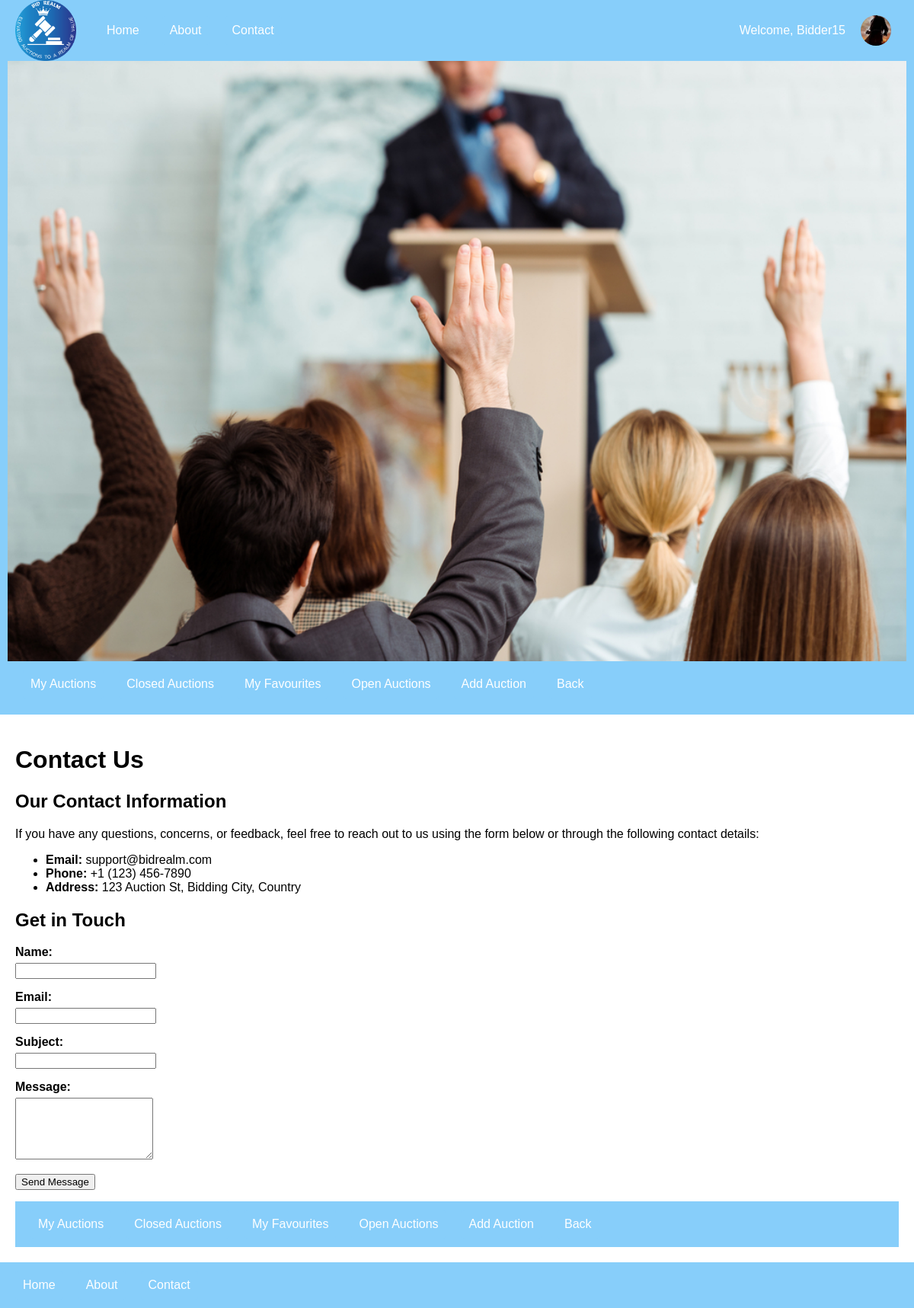
The app's page /auctions/contact_us/ (signed in) with its own data.
### users/models.py (models this page shows)
class CustomUser(AbstractUser):
    avatar = models.ImageField(upload_to='auction_pictures/avatars/', default='auction_pictures/avatars/default-avatar1.png')
    pass
    class Meta:
        permissions = [
        ]

### auctions/views.py (the view, shortened to what this page needs)
# urls.py: path('contact_us/', views.contact_us, name='contact_us'),
def contact_us(request):
    return render(request, 'contact_us.html')

### auctions/templates/contact_us.html (shortened to what this page needs)
{% extends 'base.html' %}
{% load static %}
{% block content %}
<div class="contact-us-container">
    <h1 id="contact_us_heading">Contact Us</h1>
    <section >
        <h2>Our Contact Information</h2>
        <p>If you have any questions, concerns, or feedback, feel free to reach out to us using the form below or through the following contact details:</p>
        <ul>
            <li><strong>Email:</strong> support@bidrealm.com</li>
            <li><strong>Phone:</strong> +1 (123) 456-7890</li>
            <li><strong>Address:</strong> 123 Auction St, Bidding City, Country</li>
        </ul>
    </section>
    <section class="form-group">
        <h2>Get in Touch</h2>
        <form method="post" action="{% url 'contact_us' %}">
            <div class="form-group">
                <label for="name">Name:</label>
                <input type="text" id="name" name="name" required>
            </div>
            <div class="form-group">
                <label for="email">Email:</label>
                <input type="email" id="email" name="email" required>
            </div>
            <div class="form-group">
                <label for="subject">Subject:</label>
                <input type="text" id="subject" name="subject" required>
            </div>
            <div class="form-group">
                <label for="message">Message:</label>
                <textarea id="message" name="message" rows="5" required></textarea>
            </div>
            <div>
                <button type="submit" class="submit-btn">Send Message</button>
            </div>
        </form>
    </section>
</div>
{% endblock %}

### auctions/templates/base.html (shortened to what this page needs)
{% load static %}
<!DOCTYPE html>
<html lang="en">
<head>
    <link rel="stylesheet" href="{% static 'css/style.css' %}">
    <link rel="stylesheet" href="https://cdnjs.cloudflare.com/ajax/libs/font-awesome/6.0.0/css/all.min.css">
    <link rel="stylesheet" href="https://unpkg.com/leaflet/dist/leaflet.css" />
</head>
<body>
    <header>
        <nav>
            <img src="{% static 'images/logo_transparent.png' %}" alt="BidRealm Logo" class="nav-logo">
            <a href="{% url 'auction_list' %}?list_option=open">Home</a>
            <a href="{% url 'about_us' %}">About</a>
            <a href="{% url 'contact_us' %}">Contact</a>
            {% if user.is_authenticated %}
                <div class="user-info">
                    <span>Welcome,   {{ user.username }}</span>
                    <div class="avatar-container">
                        <img src="{{ user.avatar.url }}" alt="Avatar" class="avatar">
                    </div>
                </div>
            {% else %}
                <a href="{% url 'login' %}">Login</a>
                <a href="{% url 'signup' %}">Signup</a>
            {% endif %}
        </nav>
        <img src="{% static 'images/top-banner.jpg' %}" alt="Top Banner" style="width: 100%; height: auto; margin-top: 10px;">
        <div id="id_nav_bar_top"><nav>
            <a href="{% url 'auction_list' %}?list_option=my_auctions">My Auctions</a>
            <a href="{% url 'auction_list' %}?list_option=closed">Closed Auctions</a>
            <a href="{% url 'auction_list' %}?list_option=favourite">My Favourites</a>
            <a href="{% url 'auction_list' %}?list_option=open">Open Auctions</a>
            <a href="{% url 'add_auction' %}">Add Auction</a>
            <a href="{% url 'auction_list' %}" onclick="history.back(); return false;">Back</a>
        </nav></div>
    </header>
    <main>
        {% block content %}
        {% endblock %}
        <nav>
            <a href="{% url 'auction_list' %}?list_option=my_auctions">My Auctions</a>
            <a href="{% url 'auction_list' %}?list_option=closed">Closed Auctions</a>
            <a href="{% url 'auction_list' %}?list_option=favourite">My Favourites</a>
            <a href="{% url 'auction_list' %}?list_option=open">Open Auctions</a>
            <a href="{% url 'add_auction' %}">Add Auction</a>
            <a href="{% url 'auction_list' %}" onclick="history.back(); return false;">Back</a>
        </nav>
    </main>
</body>
    <nav>
    <a href="{% url 'auction_list' %}">Home</a>
    <a href="{% url 'about_us' %}">About</a>
    <a href="{% url 'contact_us' %}">Contact</a>
    </nav>
</html>

### static/css/style.css (style rules this page uses)
body { font-family: Arial, sans-serif; margin: 0; padding: 0; }
header { background-color: #87CEFA; color: #fff; padding: 10px; }
nav { background-color: #87CEFA; padding: 10px; align-items: center; display: flex; height: 40px; }
nav a { color: #fff; text-decoration: none; margin: 10px; padding: 10px; background-color: #87CEFA; border-radius: 4px; }
main { padding: 20px; }
img { display: block; max-width: 100%; height: auto; }
.form-group { margin-bottom: 15px; position: relative; }
.form-group label { color: black; font-weight: bold; display: block; margin-bottom: 5px; }
.nav-logo { width: 80px; max-width: 15%; height: auto; object-fit: contain; margin-right: 20px; }
.avatar { width: 40px; height: 40px; border-radius: 50%; object-fit: cover; margin-right: 20px; }
.user-info { position: absolute; display: flex; align-items: center; right: 10px; gap: 20px; }
.avatar-container { position: relative; display: inline-block; }

### records on screen
CustomUser: username "Bidder15", avatar (picture)
